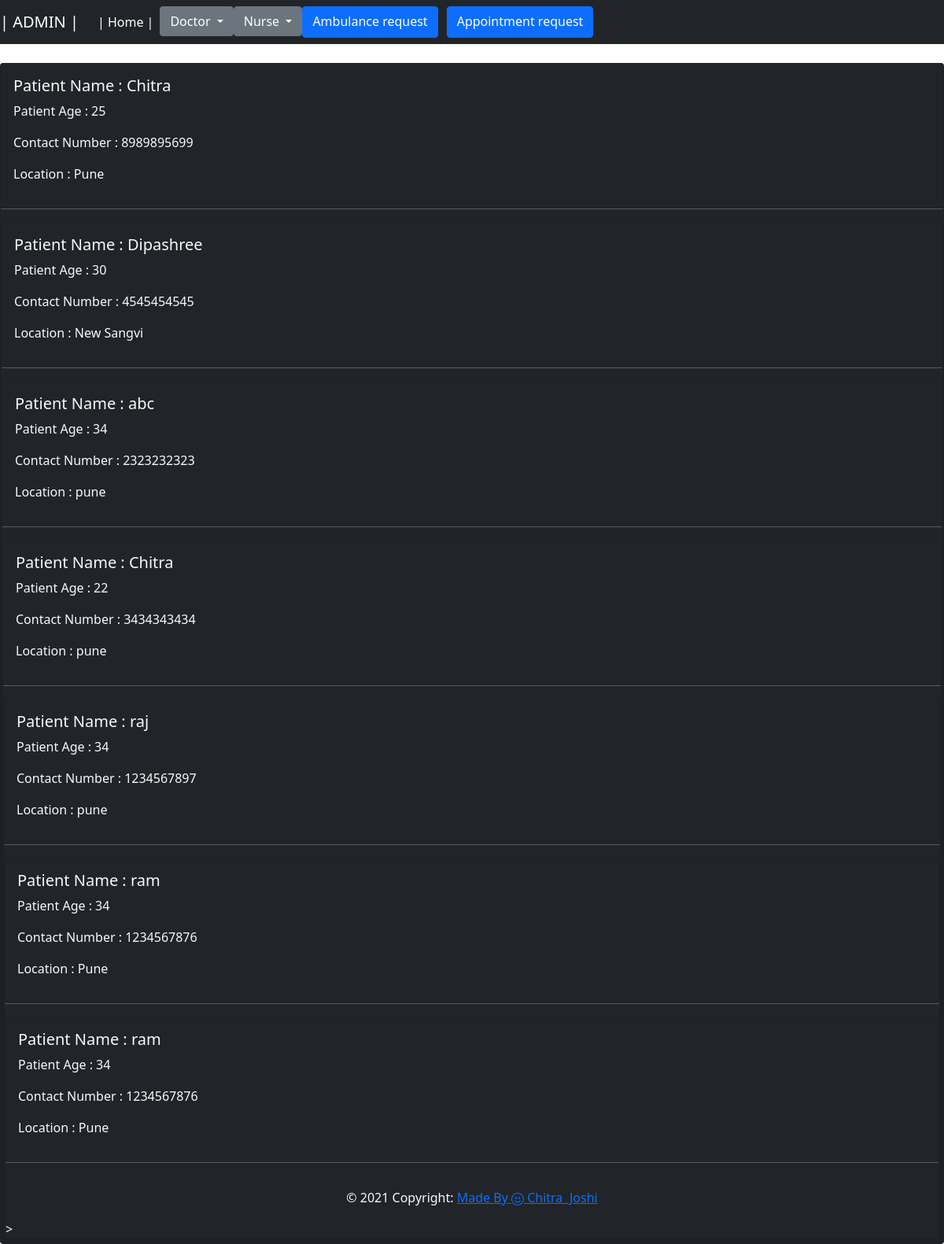
The page /admin_app/Read_Appointment/ on the database its author committed.
### app/models.py (models this page shows, shortened)
class Appointment(models.Model):
    Patient_Name = models.CharField(max_length=40)
    Patient_Age = models.IntegerField()
    Patient_Contact = models.IntegerField()
    Location = models.CharField(max_length=30)

### admin_app/views.py (the view)
# urls.py: path("Read_Appointment/",views.Read_Appointment,name="Read_Appointment"),
def Read_Appointment(request):
    read=Appointment.objects.all()
    return render(request,"Read_Appointment.html",{"read":read})

### templates/Read_Appointment.html
{%extends 'base.html'%}
{%block containt%}
{%include 'nav_admin.html'%}
<br>
{%for i in read%}
<div class="card bg-dark text-light">
    <div class="card-body">
      <h5 class="card-title">Patient Name : {{i.Patient_Name}}</h5>
      <p class="card-text">Patient Age : {{i.Patient_Age}}</p>
      <p class="card-text">Contact Number : {{i.Patient_Contact}}</p>
      <p class="card-text">Location : {{i.Location}}</p>
    </div>
    <hr>
    {%endfor%}
{%include 'footer.html'%}
    {%endblock%}

### rows shown on the page
Appointment: Patient_Name "Chitra", Patient_Age "25", Patient_Contact "8989895699", Location "Pune"
Appointment: Patient_Name "Dipashree", Patient_Age "30", Patient_Contact "4545454545", Location "New Sangvi"
Appointment: Patient_Name "abc", Patient_Age "34", Patient_Contact "2323232323", Location "pune"
Appointment: Patient_Name "Chitra", Patient_Age "22", Patient_Contact "3434343434", Location "pune"
Appointment: Patient_Name "raj", Patient_Age "34", Patient_Contact "1234567897", Location "pune"
Appointment: Patient_Name "ram", Patient_Age "34", Patient_Contact "1234567876", Location "Pune"
Appointment: Patient_Name "ram", Patient_Age "34", Patient_Contact "1234567876", Location "Pune"
